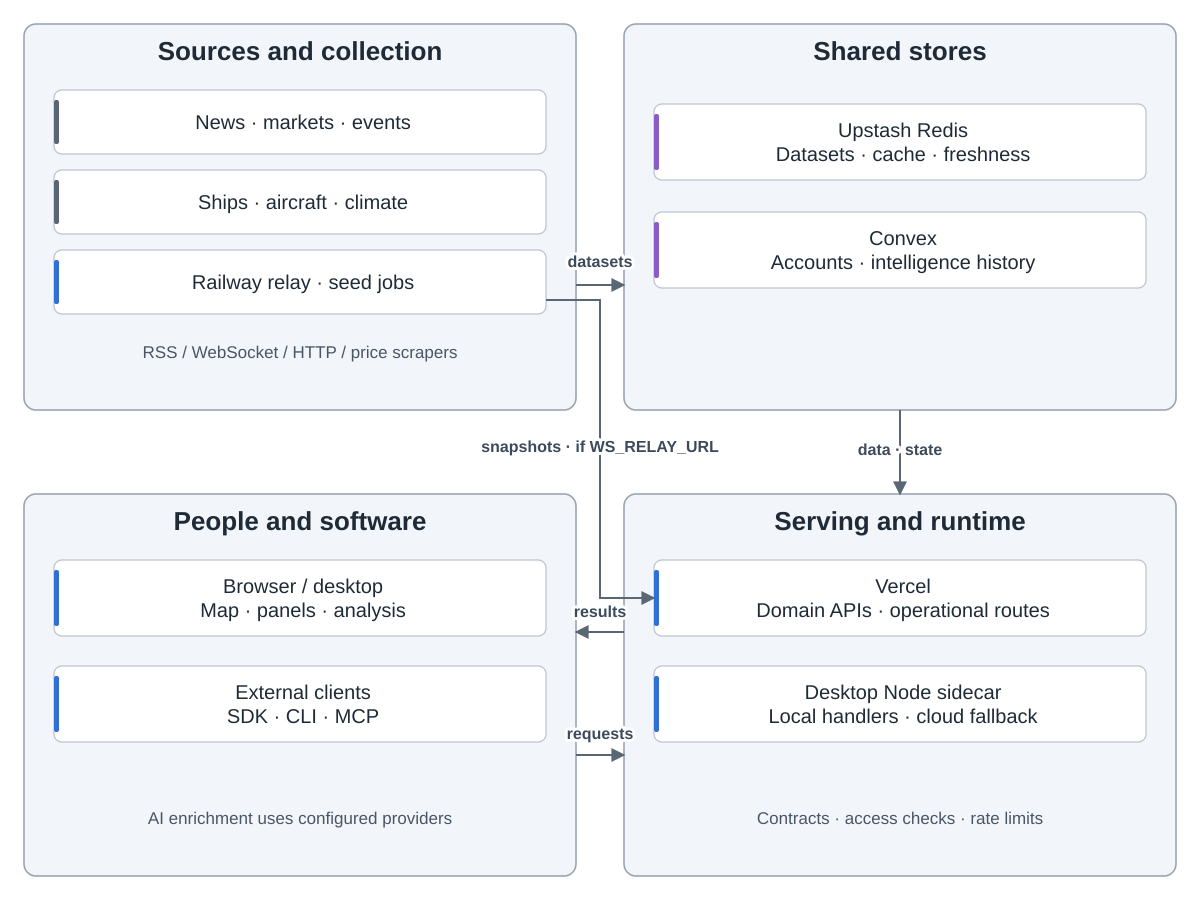

Source code (Python):
"""World Monitor overview, source commit a1f94681edb0d82968b7926353e538c4a518a591.
Source: https://github.com/koala73/worldmonitor/tree/a1f94681edb0d82968b7926353e538c4a518a591
ARCHITECTURE.md:56-71 deployment; scripts/ais-relay.cjs; scripts/_seed-utils.mjs;
server/gateway.ts; convex/schema.ts; src/main.ts:652; src/services/runtime.ts.
The diagram shows logical data movement, not a serial deployment dependency.
"""
import sys
from pathlib import Path
sys.path.insert(0, str(Path(__file__).resolve().parents[2] / 'tools'))
from archdiagram import Diagram

d = Diagram('World Monitor: from sources to a shared picture',
    'External news, markets, conflict, climate, ships and aircraft feed Railway relay and seed jobs. '
    'Upstash Redis holds shared datasets and freshness metadata; Convex holds account state and intelligence history. '
    'Vercel APIs and the desktop Node sidecar serve the browser or desktop maps, panels and analysis, '
    'and API, CLI, SDK and MCP consumers. When WS_RELAY_URL is set, relay vessel snapshots also reach Vercel APIs directly. Configured AI providers enrich intelligence. '
    'The remaining figures explain ingestion, gateway, quote reads, queued jobs, browser, intelligence, accounts, desktop and operations.')
d.group(24, 24, 552, 386, 'Sources and collection')
d.column(24, 24, [('News · markets · events', 'data'), ('Ships · aircraft · climate', 'data'),
                       ('Railway relay · seed jobs', 'coding')], first=66)
d.notes(24, 24, 386, 'RSS / WebSocket / HTTP / price scrapers')
d.group(624, 24, 552, 386, 'Shared stores')
d.column(624, 24, [('Upstash Redis|Datasets · cache · freshness', 'write'),
                       ('Convex|Accounts · intelligence history', 'write')], first=80, h=76, gap=32)
d.group(624, 494, 552, 382, 'Serving and runtime')
d.column(624, 494, [('Vercel|Domain APIs · operational routes', 'coding'),
                        ('Desktop Node sidecar|Local handlers · cloud fallback', 'coding')], first=66, h=76, gap=30)
d.notes(624, 494, 382, 'Contracts · access checks · rate limits')
d.group(24, 494, 552, 382, 'People and software')
d.column(24, 494, [('Browser / desktop|Map · panels · analysis', 'coding'),
                       ('External clients|SDK · CLI · MCP', 'coding')], first=66, h=76, gap=30)
d.notes(24, 494, 382, 'AI enrichment uses configured providers')
d.arrow('M576 285H624', label='datasets', at=(600, 267))
d.arrow('M900 410V494', label='data · state', at=(900, 455))
d.arrow('M624 632H576', label='results', at=(600, 617))
d.arrow('M546 300H600V598H654', label='snapshots · if WS_RELAY_URL', at=(600, 452))
d.arrow('M576 755H624', label='requests', at=(600, 739))
d.save(Path(__file__).with_suffix('.svg'))
